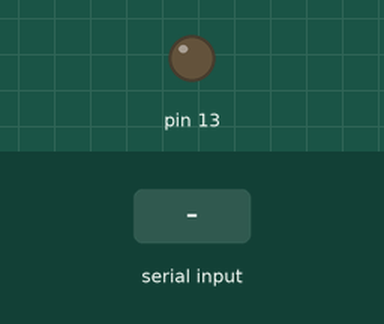
Simulated run of this sketch. Board: Arduino Uno, built with avr-gcc and run on an emulated ATmega328P. Shown: output pins drawn as LEDs (lit = HIGH). The test bench sets the inputs (shaded band).

Above: at 1.2 s.
1.3 s: "1" received over Serial
At 2.1 s:
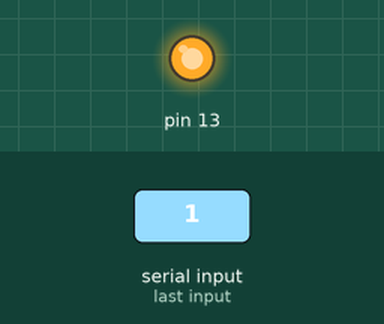
2.8 s: "0" received over Serial
At 3.3 s:
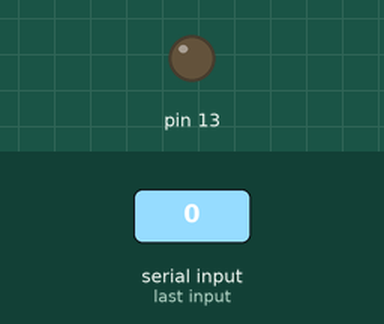
Timing chart, 0 to 5.8 s (numbered marks = the images above; inputs shaded):
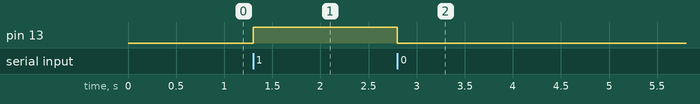

The sketch:

Arduino_using_python.ino
```cpp
void setup() {
Serial.begin(9600);
pinMode(13,OUTPUT);

}

void loop() {
  if(Serial.available()>0)
  {
    int i=Serial.read();

    if(i=='1')
    {

      digitalWrite(13,1);


      }
    if(i=='0')
    {

      digitalWrite(13,0);


      }


    }

}
```

Measured:
- after the input at 1.3 s, pin 13: LOW → HIGH at once
- after the input at 2.8 s, pin 13: HIGH → LOW at once
